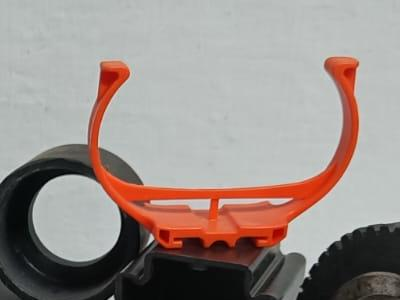
#> input picture assets/inspect_master/cover_detail.jpg, 400 x 300 px, found by its file name
$ python ascii_cover_detail.py
#> lines starting #> are read from the running program, lines starting #| are printed output that depends on the picture
from PIL import Image

im = Image.open('assets/inspect_master/cover_detail.jpg').convert('L')
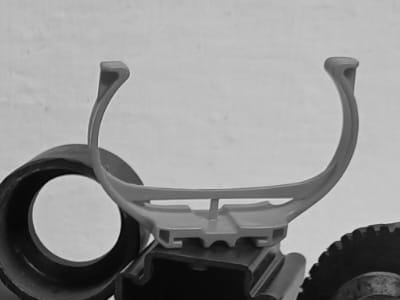
#> im: PIL image 400x300 L; min 0, max 221, mean 145.4
t = im.resize((60, 20))
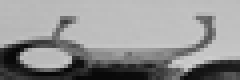
#> t: PIL image 60x20 L (shown 4 times larger); min 6, max 206, mean 145.4
chars = ' .:-=+*#%@'
print('=== cover_detail ===')
for y in range(20):
    print(''.join(chars[t.getpixel((x, y)) * (len(chars)-1) // 255] for x in range(60)))
#> this loop made 20 passes
